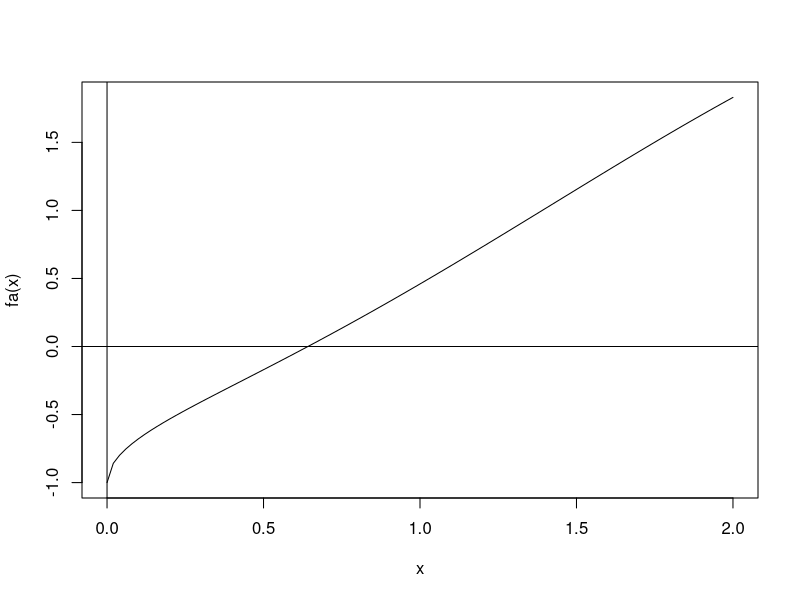
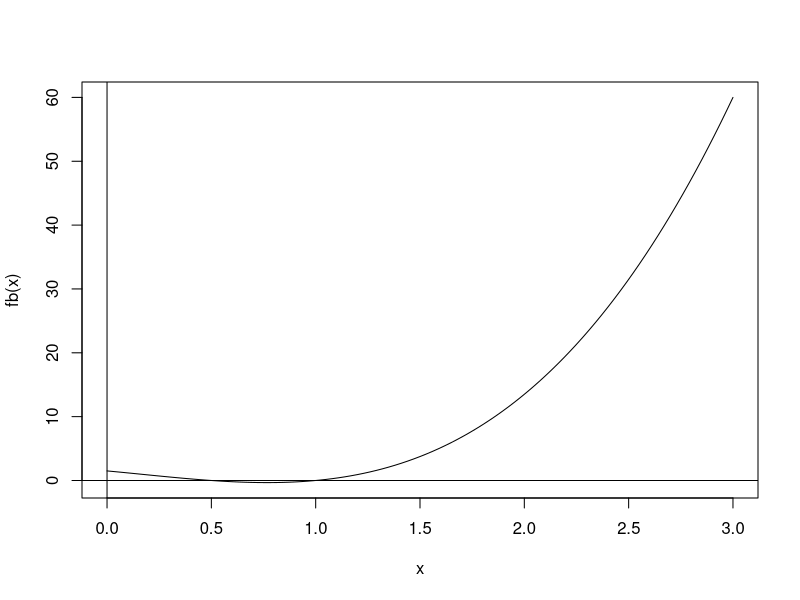
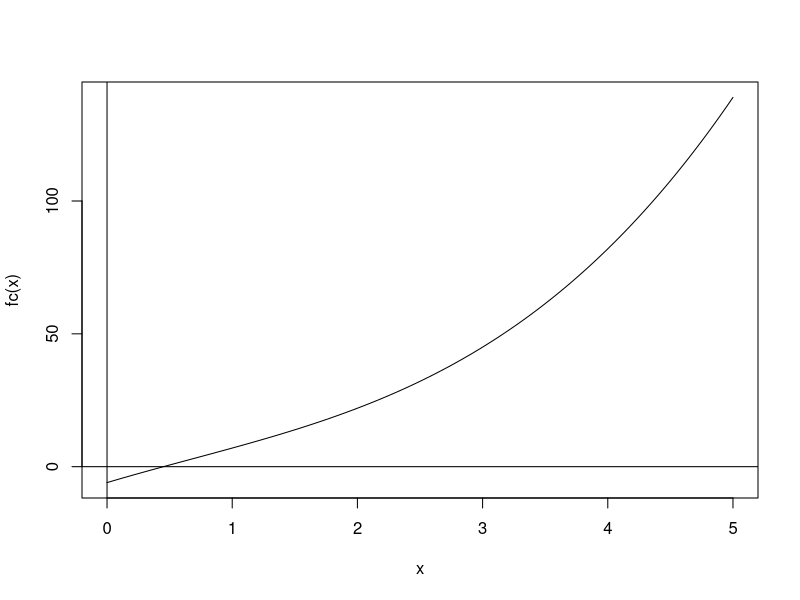

The R script that drew these images, in order: (Note: this script raises an error after producing the figures.)
## ---- chunk 1
fa <- function(x) {
  sqrt(x)-cos(x)
}
curve(fa, xlim=c(0,2))
abline(h=0)
abline(v=0)
## ---- chunk 2
fb <- function(x) {
  3*(x+1)*(x-1/2)*(x-1)
}
curve(fb, xlim=c(0,3))
abline(h=0)
abline(v=0)
## ---- chunk 3
fc <- function(x) {
  x^3-2*x^2+14*x-6
}
curve(fc, xlim=c(0,5))
abline(h=0)
abline(v=0)
## ---- chunk 4
#1a
bisection(fa, 0, 1, tol = 1,m = 10)
## ---- chunk 5
#1b
bisection(fb, -2, 1.5, tol = 4,m = 10)
bisection(fb, -1.25, 2.5, tol = 4,m = 10)
## ---- chunk 6
#1c
bisection(fc, 0, 1, tol = 0.4,m = 10)
bisection(fc, 1, 3.2, tol = 0.6,m = 10)
bisection(fc, 3.2, 4, tol = 1,m = 10)
## ---- chunk 7
#2a
fa <- function(x) {
  x^2-6
}
fp <- Deriv(fa)
fp
newton(fa, fp, 1, tol = 0.1, m = 10)
## ---- chunk 8
#2b
fb <- function(x) {
  x^3-2*x^2+14*x-6
}
fo <- Deriv(fb)
fo
newton(fb, fo, 1.5, tol = 0.1, m = 10)
## ---- chunk 9

## ---- chunk 10
plot(cars)
